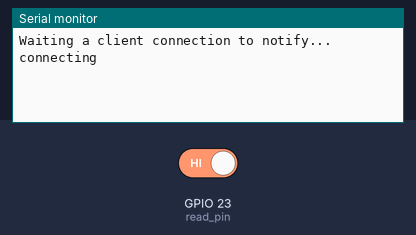
Simulated run of this sketch. Board: ESP32. On the bench: the last lines printed to the serial monitor. The inputs (shaded band) are chosen by the test bench; at power-on: GPIO 23 (read_pin) HIGH. Nothing arrives over Bluetooth unless stated; a phone connects over Bluetooth LE 3 s after start.

Above: at 4.2 s.
4.3 s: GPIO 23 (read_pin) driven LOW
At 4.8 s:
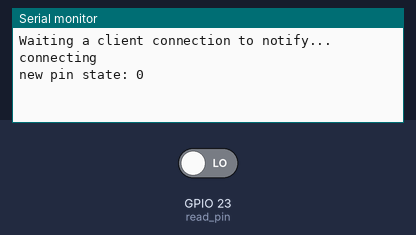
5.9 s: GPIO 23 (read_pin) driven HIGH
At 7.3 s:
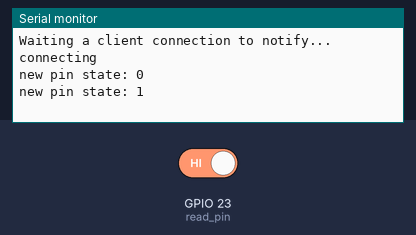

Measured:
- after the input at 4.3 s, the serial monitor: prints a new line after 0.10 s (image 1)
- after the input at 5.9 s, the serial monitor: prints a new line after 0.10 s (image 2)

The sketch:

main.ino
```cpp
/*
    Based on Neil Kolban example for IDF: https://github.com/nkolban/esp32-snippets/blob/master/cpp_utils/tests/BLE%20Tests/SampleNotify.cpp
    Ported to Arduino ESP32 by Evandro Copercini
    updated by chegewara
    then adapted for the Freezer Watchdog university project by Eli Sallé
*/
#include <BLEDevice.h>
#include <BLEServer.h>
#include <BLEUtils.h>
#include <BLE2902.h>

BLEServer* pServer = NULL;
BLECharacteristic* pCharacteristic = NULL;
bool deviceConnected = false;
bool oldDeviceConnected = false;
uint8_t oldPinState = 1;
uint8_t pinState;
const int read_pin = 23;

// See the following for generating UUIDs:
// https://www.uuidgenerator.net/

const std::string service_uuid = "290c0480-7cbb-4eda-9a0b-e923e2c98cf1";
const std::string characteristic_uuid = "b833f6f1-c616-4a05-a9f6-0dcbdc0d750f";


class MyServerCallbacks: public BLEServerCallbacks {
    void onConnect(BLEServer* pServer) {
      deviceConnected = true;
    };

    void onDisconnect(BLEServer* pServer) {
      deviceConnected = false;
    }
};


void setup() {
    Serial.begin(115200);

    // Initialise the reed switch pin as an input
    pinMode(read_pin, INPUT);

    // Create the BLE Device
    BLEDevice::init("Frez");

    // Create the BLE Server
    pServer = BLEDevice::createServer();
    pServer->setCallbacks(new MyServerCallbacks());

    // Create the BLE Service
    BLEService *pService = pServer->createService(service_uuid);

    // Create a BLE Characteristic
    pCharacteristic = pService->createCharacteristic(
                        characteristic_uuid,
                        BLECharacteristic::PROPERTY_READ   |
                        BLECharacteristic::PROPERTY_NOTIFY
                        );

    // https://www.bluetooth.com/specifications/gatt/viewer?attributeXmlFile=org.bluetooth.descriptor.gatt.client_characteristic_configuration.xml
    // Create a BLE Descriptor
    pCharacteristic->addDescriptor(new BLE2902());

    // Start the service
    pService->start();

    // Start advertising
    BLEAdvertising *pAdvertising = pServer->getAdvertising();
    pAdvertising->addServiceUUID(service_uuid);
    pAdvertising->setScanResponse(false);
    pAdvertising->setMinPreferred(0x0);  // set value to 0x00 to not advertise this parameter
    BLEDevice::startAdvertising();
    Serial.println("Waiting a client connection to notify...");
}

void loop() {
    // there's no point in checking more often
    delay(200);
    // notify changed value
    if (deviceConnected) {
        // read pin value
        pinState = digitalRead(read_pin);
        // if it changes
        if (pinState != oldPinState)
        {
            oldPinState = pinState;
            Serial.print("new pin state: ");
            Serial.println(pinState);
            pCharacteristic->setValue((uint8_t*)&pinState, 4);
            pCharacteristic->notify();
        }
    }
    // disconnecting
    if (!deviceConnected && oldDeviceConnected) {
        Serial.println("disconnecting");
        delay(500); // give the bluetooth stack the chance to get things ready
        pServer->startAdvertising(); // restart advertising
        Serial.println("start advertising");
        oldDeviceConnected = deviceConnected;
    }
    // connecting
    if (deviceConnected && !oldDeviceConnected) {
        Serial.println("connecting");
        // do stuff here on connecting
        oldDeviceConnected = deviceConnected;
    }
}
```
